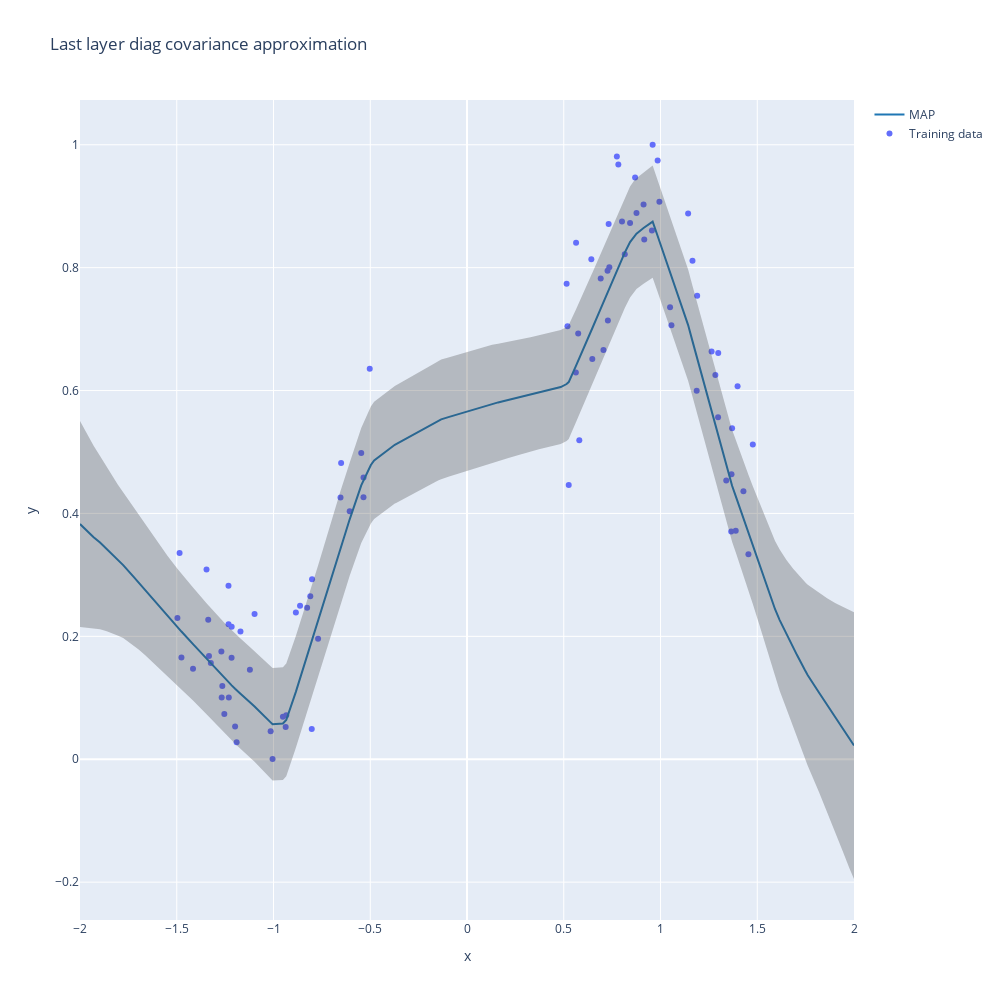

Source (notebook cell):
### Code cell
fig = bayesian_regression(last_layer_full_la, train_dataloader, test_dataloader, title="Last layer diag covariance approximation")
fig.show()

### Figure 1 — Plotly figure (JSON) as saved in the notebook; plotly's stock layout.template omitted (floating-point values rounded to 4 significant figures; data arrays with more than 128 entries replaced by an {"elided": "..."} marker saying what was removed)
{"data": [{"mode": "markers", "name": "Training data", "type": "scatter", "x": [-1.337, -0.6506, -1.171, -1.005, 1.057, -0.9341, -0.535, 0.9595, -1.232, -0.8099, 0.5148, 0.5804, 1.143, 0.5637, 0.9558, -0.6063, -1.216, 0.7052, 1.389, -0.6537, -0.9513, -1.476, -0.8008, -1.231, -1.333, 0.8427, -1.015, -0.8628, 0.9943, 0.8153, -1.324, 0.7821, 0.732, -0.9371, 0.916, -1.098, -1.346, -0.5465, 0.7744, -1.217, 0.9124, -1.268, 1.298, 0.801, 1.367, -0.8263, 0.5257, -1.416, 1.34, -0.5026, 1.37, 0.8687, 1.454, 1.298, 0.6426, 1.189, -1.233, 0.7281, -0.5347, 0.9853, -1.269, -1.191, -0.8023, -1.264, 1.049, -1.485, 1.165, -1.198, -1.254, 0.7264, 1.429, 0.8759, 1.187, 1.365, 0.691, -1.497, 1.477, -0.8844, 1.264, -0.7696, 0.6475, 0.5193, 1.398, 0.7356, -1.122, 0.5746, 0.5625, 1.284], "y": [0.227, 0.4821, 0.2079, 0.0002694, 0.7064, 0.07159, 0.4262, 1, 0.2198, 0.2654, 0.7739, 0.519, 0.8881, 0.8404, 0.8604, 0.4038, 0.2155, 0.6661, 0.3717, 0.4258, 0.0692, 0.1654, 0.2929, 0.1003, 0.1682, 0.8726, 0.04574, 0.25, 0.9072, 0.8218, 0.1568, 0.9678, 0.8711, 0.05267, 0.8457, 0.2363, 0.3086, 0.4982, 0.9809, 0.165, 0.9028, 0.1003, 0.6611, 0.8752, 0.464, 0.2465, 0.4462, 0.1474, 0.4535, 0.6354, 0.5385, 0.9466, 0.3337, 0.5567, 0.8137, 0.7541, 0.2824, 0.7138, 0.4586, 0.9745, 0.1754, 0.02753, 0.04906, 0.1191, 0.7357, 0.3355, 0.8111, 0.05341, 0.07352, 0.7949, 0.4361, 0.8891, 0.5999, 0.3708, 0.7823, 0.23, 0.5121, 0.2386, 0.6634, 0.1961, 0.6513, 0.7046, 0.6069, 0.8006, 0.1456, 0.6929, 0.6296, 0.6255]}, {"line": {"color": "rgb(31, 119, 180)"}, "mode": "lines", "name": "MAP", "type": "scatter", "x": {"elided": "184 float values"}, "y": {"elided": "184 float values"}}, {"line": {"width": 0}, "marker": {"color": "#444"}, "mode": "lines", "name": "Upper Bound", "showlegend": false, "type": "scatter", "x": {"elided": "184 float values"}, "y": {"elided": "184 float values"}}, {"fill": "tonexty", "fillcolor": "rgba(68, 68, 68, 0.3)", "line": {"width": 0}, "marker": {"color": "#444"}, "mode": "lines", "name": "Lower Bound", "showlegend": false, "type": "scatter", "x": {"elided": "184 float values"}, "y": {"elided": "184 float values"}}], "layout": {"autosize": false, "height": 1000, "hovermode": "x", "title": {"text": "Last layer diag covariance approximation"}, "width": 1000, "xaxis": {"title": {"text": "x"}}, "yaxis": {"title": {"text": "y"}}}}
